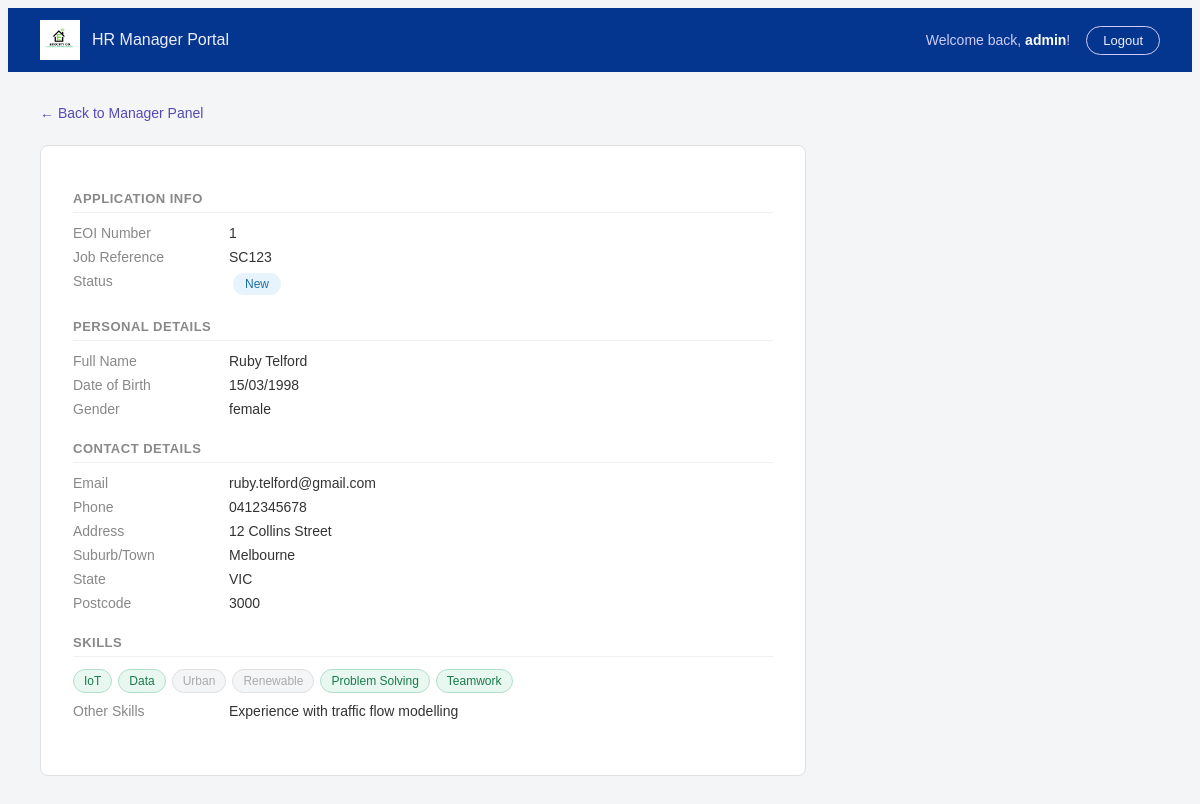
/eoi_detail.php?id=1 (signed in), run on the app's committed database.
### tables this page shows
CREATE TABLE `eoi` (
  `EOInumber` int(11) NOT NULL,
  `job_ref_num` varchar(5) NOT NULL,
  `first_name` varchar(20) NOT NULL,
  `last_name` varchar(20) NOT NULL,
  `dob` varchar(10) NOT NULL,
  `gender` varchar(10) NOT NULL,
  `street_address` varchar(50) NOT NULL,
  `suburb_town` varchar(40) NOT NULL,
  `state` varchar(3) NOT NULL,
  `postcode` varchar(4) NOT NULL,
  `email` varchar(100) NOT NULL,
  `phone` varchar(12) NOT NULL,
  `skill_iot` tinyint(1) DEFAULT 0,
  `skill_data` tinyint(1) DEFAULT 0,
  `skill_urban` tinyint(1) DEFAULT 0,
  `skill_renewable` tinyint(1) DEFAULT 0,
  `skill_problem` tinyint(1) DEFAULT 0,
  `skill_teamwork` tinyint(1) DEFAULT 0,
  `other_skills` text DEFAULT NULL,
  `status` enum('New','Current','Final') DEFAULT 'New'
);

### eoi_detail.php (the view, shortened to what this page needs)
<?php
include('settings.php');
$conn = mysqli_connect($host, $user, $pwd, $sql_db);
$id   = $_GET['id'];
$stmt = mysqli_prepare($conn, "SELECT * FROM eoi WHERE EOInumber = ?");
mysqli_stmt_bind_param($stmt, "i", $id);
mysqli_stmt_execute($stmt);
$result = mysqli_stmt_get_result($stmt);
$eoi    = mysqli_fetch_assoc($result);
?>
<!DOCTYPE html>
<html lang="en">
<head>
  <link rel="stylesheet" href="styles/manage.css">
</head>
<body>
<div class="portal-wrap">
  <div class="topbar">
    <div class="topbar-left">
      <img src="images/company_logo.png" alt="EcoCity Co Logo" class="topbar-logo">
      <span class="portal-title">HR Manager Portal</span>
    </div>
    <div class="topbar-right">
      <span class="welcome">
        Welcome back, <strong><?php echo htmlspecialchars($_SESSION['username']); ?></strong>!
      </span>
      <a href="logout.php" class="logout-btn">Logout</a>
    </div>
  </div>
  <div class="main-content">
    <a href="manage.php" class="back-btn">← Back to Manager Panel</a>
    <div class="detail-card">
      <div class="detail-section">
        <h3>Application Info</h3>
        <div class="detail-row">
          <span class="detail-label">EOI Number</span>
          <span class="detail-value"><?php echo htmlspecialchars($eoi['EOInumber']); ?></span>
        </div>
        <div class="detail-row">
          <span class="detail-label">Job Reference</span>
          <span class="detail-value"><?php echo htmlspecialchars($eoi['job_ref_num']); ?></span>
        </div>
        <div class="detail-row">
          <span class="detail-label">Status</span>
          <span class="detail-value">
            <span
              class="status-badge status-<?php echo strtolower($eoi['status']); ?>"
              style="margin-left: 4px;"
            >
              <?php echo htmlspecialchars($eoi['status']); ?>
            </span>
          </span>
        </div>
      </div>
      <div class="detail-section">
        <h3>Personal Details</h3>
        <div class="detail-row">
          <span class="detail-label">Full Name</span>
          <span class="detail-value">
            <?php echo htmlspecialchars($eoi['first_name'] . ' ' . $eoi['last_name']); ?>
          </span>
        </div>
        <div class="detail-row">
          <span class="detail-label">Date of Birth</span>
          <span class="detail-value"><?php echo htmlspecialchars($eoi['dob']); ?></span>
        </div>
        <div class="detail-row">
          <span class="detail-label">Gender</span>
          <span class="detail-value"><?php echo htmlspecialchars($eoi['gender']); ?></span>
        </div>
      </div>
      <div class="detail-section">
        <h3>Contact Details</h3>
        <div class="detail-row">
          <span class="detail-label">Email</span>
          <span class="detail-value"><?php echo htmlspecialchars($eoi['email']); ?></span>
        </div>
        <div class="detail-row">
          <span class="detail-label">Phone</span>
          <span class="detail-value"><?php echo htmlspecialchars($eoi['phone']); ?></span>
        </div>
        <div class="detail-row">
          <span class="detail-label">Address</span>
          <span class="detail-value"><?php echo htmlspecialchars($eoi['street_address']); ?></span>
        </div>
        <div class="detail-row">
          <span class="detail-label">Suburb/Town</span>
          <span class="detail-value"><?php echo htmlspecialchars($eoi['suburb_town']); ?></span>
        </div>
        <div class="detail-row">
          <span class="detail-label">State</span>
          <span class="detail-value"><?php echo htmlspecialchars($eoi['state']); ?></span>
        </div>
        <div class="detail-row">
          <span class="detail-label">Postcode</span>
          <span class="detail-value"><?php echo htmlspecialchars($eoi['postcode']); ?></span>
        </div>
      </div>
      <div class="detail-section">
        <h3>Skills</h3>
        <div class="skill-tags">
          <span class="skill-tag <?php echo $eoi['skill_iot']       ? 'skill-yes' : 'skill-no'; ?>">IoT</span>
          <span class="skill-tag <?php echo $eoi['skill_data']      ? 'skill-yes' : 'skill-no'; ?>">Data</span>
          <span class="skill-tag <?php echo $eoi['skill_urban']     ? 'skill-yes' : 'skill-no'; ?>">Urban</span>
          <span class="skill-tag <?php echo $eoi['skill_renewable'] ? 'skill-yes' : 'skill-no'; ?>">Renewable</span>
          <span class="skill-tag <?php echo $eoi['skill_problem']   ? 'skill-yes' : 'skill-no'; ?>">Problem Solving</span>
          <span class="skill-tag <?php echo $eoi['skill_teamwork']  ? 'skill-yes' : 'skill-no'; ?>">Teamwork</span>
        </div>
        <?php if (!empty($eoi['other_skills'])): ?>
          <div class="detail-row" style="margin-top: 10px;">
            <span class="detail-label">Other Skills</span>
            <span class="detail-value"><?php echo htmlspecialchars($eoi['other_skills']); ?></span>
          </div>
        <?php endif; ?>
      </div>
    </div>
  </div>
</div>
</body>
</html>

### styles/manage.css (style rules this page uses)
body { font-family: sans-serif; background: #f4f5f7; color: #333; min-height: 100vh; }
.portal-wrap { min-height: 100vh; display: flex; flex-direction: column; }
.topbar { background: #05368f; color: #fff; padding: 0.75rem 2rem; display: flex; align-items: center; justify-content: space-between; }
.topbar-left { display: flex; align-items: center; gap: 12px; }
.topbar-logo { width: 40px; height: 40px; object-fit: contain; }
.portal-title { font-size: 16px; font-weight: 500; color: #EEEDFE; margin: 0; }
.topbar-right { display: flex; align-items: center; gap: 1rem; }
.welcome { font-size: 14px; color: #CECBF6; }
.welcome strong { color: #fff; }
.logout-btn { background: transparent; border: 1px solid #CECBF6; color: #EEEDFE; padding: 6px 16px; border-radius: 2rem; text-decoration: none; font-size: 13px; }
.main-content { flex: 1; padding: 2rem; overflow-x: auto; }

### eoi_detail.php (style rules this page uses)
.detail-card { background: #fff; border-radius: 8px; border: 1px solid #e0e0e0; padding: 2rem; max-width: 700px; }
.detail-section { margin-bottom: 1.5rem; }
.detail-section h3 { font-size: 13px; text-transform: uppercase; letter-spacing: 0.5px; color: #888; margin-bottom: 0.75rem; border-bottom: 1px solid #f0f0f0; padding-bottom: 6px; }
.detail-row { display: flex; gap: 1rem; margin-bottom: 8px; font-size: 14px; }
.detail-label { color: #888; min-width: 140px; }
.detail-value { color: #333; font-weight: 500; }
.skill-tags { display: flex; flex-wrap: wrap; gap: 6px; }
.skill-tag { padding: 4px 10px; border-radius: 2rem; font-size: 12px; }
.skill-yes { background: #e8f8f0; color: #1a7a4a; border: 1px solid #b2dfcc; }
.skill-no { background: #f4f5f7; color: #aaa; border: 1px solid #e0e0e0; }
.back-btn { display: inline-block; margin-bottom: 1.5rem; color: #534AB7; text-decoration: none; font-size: 14px; }
.status-badge { display: inline-block; padding: 4px 12px; border-radius: 2rem; font-size: 12px; font-weight: 500; }
.status-new { background: #e8f4fd; color: #1a6fa8; }

### data on the page
eoi: EOInumber "1", job_ref_num "SC123", status "New", first_name+last_name "Ruby Telford", dob "15/03/1998", gender "female", email "ruby.telford@gmail.com", phone "0412345678", street_address "12 Collins Street", suburb_town "Melbourne", state "VIC", postcode "3000", other_skills "Experience with traffic flow modelling"

### other printed values
$_SESSION['username'] "admin"
